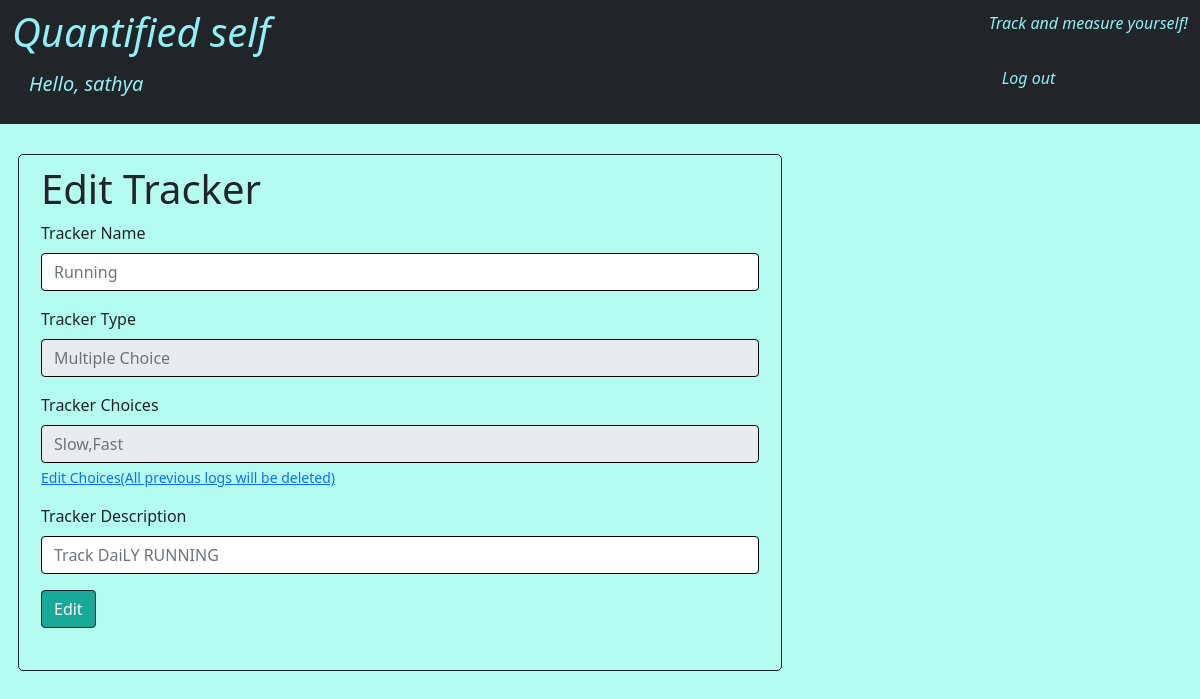
/user/sathya/tracker_info/19/edit (signed in), run on the app's committed database.
### models.py (models this page shows, shortened)
class Users(db.Model, UserMixin):
    __tablename__ = "Users"
    uid = db.Column(db.Integer, autoincrement=True, primary_key=True)
    uname = db.Column(db.String, nullable=False, unique=True)
    password = db.Column(db.String(), nullable=False)
    trackers = db.relationship("Trackers", secondary="Enrollments")

class Trackers(db.Model):
    __tablename__ = "Trackers"
    trid = db.Column(db.Integer, autoincrement=True, primary_key=True)
    trname = db.Column(db.String, nullable=False, unique=True)
    trtype = db.Column(db.String, nullable=False)
    trdesc = db.Column(db.String)

class Selectables(db.Model):
    __tablename__ = "Selectables"
    sid = db.Column(db.Integer, autoincrement=True, primary_key=True)
    choices = db.Column(db.String, nullable=False)
    trid = db.Column(db.Integer, db.ForeignKey("Trackers.trid"), primary_key=True, nullable=False)

### application/tracker.py (the view, shortened to what this page needs)
@app.route("/user/<uname>/tracker_info/<int:trid>/edit", methods=['GET', 'POST'])
@login_required
def tracker_editt(uname,trid):
    if request.method == 'GET':
        tracker = Trackers.query.filter_by(trid=trid).one()
        selectable_values = None
        if tracker.trtype == "Multiple Choice":
            try:
                selectable_values = Selectables.query.filter_by(trid=trid).one()
            except:
                pass
        return render_template("trackeredittracker.html", tracker=tracker, selectable_values = selectable_values, uname=current_user.uname, trid=trid)

### application/user.py (called while the page is built)
@login.user_loader
def load_user(uid):
    return Users.query.filter_by(uid=uid).first()

### templates/trackeredittracker.html (shortened to what this page needs)
<!DOCTYPE html>
<html lang="en">
  <head>
    <link href="https://cdn.jsdelivr.net/npm/bootstrap@5.1.3/dist/css/bootstrap.min.css" rel="stylesheet">
  </head>
<body >
    <nav class="navbar navbar-dark bg-dark">
        <div class="container-fluid">
           <h1 class="italic" style="color:#91eff6;">Quantified self <br><a class="btn btn-lg" style="color:#91eff6;" href="/user/{{uname}}/home">Hello, {{uname}}</a></h1>
           <br>
           <p class="italic" style="color:#91eff6;">Track and measure yourself!<br><br><a href="/user/logout" class="btn btn-dark" style="color:#91eff6">Log out</a></p>
        </div>
     </nav>
    <div id="main" class="col-md-8">
      <div class="container-fluid" style="padding: 30px">
        <div class="row" style="border: 1px solid #10222E; border-radius: 5px; padding: 10px;">
            <h1>Edit Tracker</h1>
            <form action="/user/{{uname}}/tracker_info/{{trid}}/edit" method="POST" id="tracker-edit-form">
                <div class="row">
                  <div class="mb-3">
                    <label for="trackerName" class="form-label">Tracker Name</label>
                    <input type="text" class="form-control" id="trackerName" name="trackerName" style="border: 1px solid black;" placeholder="{{tracker.trname}}">
                  </div>
                  <div class="mb-3">
                    <label for="trackerType" class="form-label">Tracker Type</label>
                    <input type="text" class="form-control" id="trackerType" name="trackerType" style="border: 1px solid black;" placeholder="{{tracker.trtype}}" disabled readonly>
                  </div>
                  {% if tracker.trtype == "Multiple Choice" %}
                  <div class="mb-3">
                    <label for="trackerChoices" class="form-label">Tracker Choices</label>
                    <input type="text" class="form-control" id="trackerType" name="trackerType" style="border: 1px solid black;" placeholder="{{selectable_values.choices}}" disabled readonly>
                    <div class="form-text"><a href="/user/{{uname}}/tracker_info/{{trid}}/editselectables">Edit Choices(All previous logs will be deleted)</a></div>
                  {% endif %}
                  </div>
                  <div class="mb-3">
                    <label for="trackerDesc" class="form-label">Tracker Description</label>
                    <input type="text" class="form-control" id="trackerDesc" name="trackerDesc" style="border: 1px solid black;" placeholder="{{tracker.trdesc}}">
                  </div>
                  <div class="col-auto mb-3">
                    <input type="submit" class="btn btn-primary mb-3" value="Edit" style="border: 0.5px solid #10222E; background-color: #18A999; color: white;">
                  </div>
        </div>
      </div>
    </div>
</body>
</html>

### templates/trackeredittracker.html (style rules this page uses)
body { background-color:rgba(52, 247, 214, 0.359) }
h1.italic { font-style:italic }
p.italic { font-style:italic }

### data on the page
Users: uname "sathya"
Trackers: trackerName "Running", trackerType "Multiple Choice", trackerDesc "Track DaiLY RUNNING"
Selectables: trackerType "Slow,Fast"
